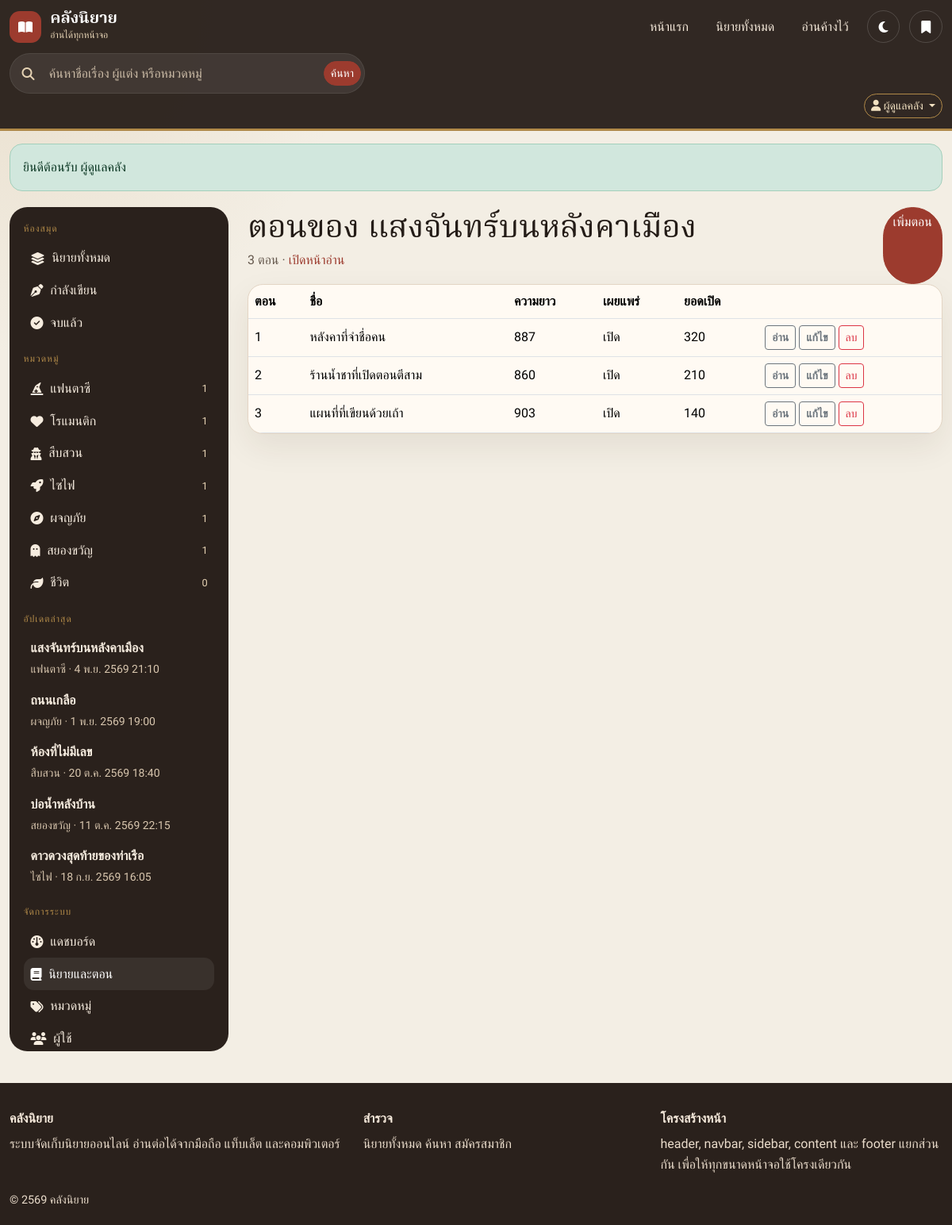
The app's page /index.php?page=admin-chapters&novel=1 (signed in) with its own data.
### tables this page shows
CREATE TABLE users (
    id INT UNSIGNED NOT NULL AUTO_INCREMENT,
    username VARCHAR(50) NOT NULL,
    email VARCHAR(120) NOT NULL,
    password_hash VARCHAR(255) NOT NULL,
    display_name VARCHAR(100) NOT NULL,
    role ENUM('admin', 'member') NOT NULL DEFAULT 'member',
    created_at DATETIME NOT NULL DEFAULT CURRENT_TIMESTAMP,
    updated_at DATETIME NOT NULL DEFAULT CURRENT_TIMESTAMP ON UPDATE CURRENT_TIMESTAMP,
    PRIMARY KEY (id),
    UNIQUE KEY uq_users_username (username),
    UNIQUE KEY uq_users_email (email)
);

CREATE TABLE categories (
    id INT UNSIGNED NOT NULL AUTO_INCREMENT,
    name VARCHAR(80) NOT NULL,
    slug VARCHAR(120) NOT NULL,
    description VARCHAR(255) NOT NULL DEFAULT '',
    icon VARCHAR(60) NOT NULL DEFAULT 'fa-book',
    sort_order INT NOT NULL DEFAULT 0,
    created_at DATETIME NOT NULL DEFAULT CURRENT_TIMESTAMP,
    PRIMARY KEY (id),
    UNIQUE KEY uq_categories_slug (slug)
);

CREATE TABLE novels (
    id INT UNSIGNED NOT NULL AUTO_INCREMENT,
    title VARCHAR(200) NOT NULL,
    slug VARCHAR(220) NOT NULL,
    author_name VARCHAR(120) NOT NULL,
    category_id INT UNSIGNED NOT NULL,
    synopsis TEXT NOT NULL,
    cover_image VARCHAR(255) DEFAULT NULL,
    status ENUM('ongoing', 'completed', 'hiatus') NOT NULL DEFAULT 'ongoing',
    is_published TINYINT(1) NOT NULL DEFAULT 1,
    view_count INT UNSIGNED NOT NULL DEFAULT 0,
    created_by INT UNSIGNED DEFAULT NULL,
    created_at DATETIME NOT NULL DEFAULT CURRENT_TIMESTAMP,
    updated_at DATETIME NOT NULL DEFAULT CURRENT_TIMESTAMP ON UPDATE CURRENT_TIMESTAMP,
    PRIMARY KEY (id),
    UNIQUE KEY uq_novels_slug (slug),
    KEY idx_novels_category (category_id),
    KEY idx_novels_pub_updated (is_published, updated_at),
    CONSTRAINT fk_novels_category FOREIGN KEY (category_id) REFERENCES categories (id) ON UPDATE CASCADE ON DELETE RESTRICT,
    CONSTRAINT fk_novels_user FOREIGN KEY (created_by) REFERENCES users (id) ON UPDATE CASCADE ON DELETE SET NULL
);

CREATE TABLE chapters (
    id INT UNSIGNED NOT NULL AUTO_INCREMENT,
    novel_id INT UNSIGNED NOT NULL,
    chapter_number INT UNSIGNED NOT NULL,
    title VARCHAR(200) NOT NULL,
    content LONGTEXT NOT NULL,
    is_published TINYINT(1) NOT NULL DEFAULT 1,
    view_count INT UNSIGNED NOT NULL DEFAULT 0,
    created_at DATETIME NOT NULL DEFAULT CURRENT_TIMESTAMP,
    updated_at DATETIME NOT NULL DEFAULT CURRENT_TIMESTAMP ON UPDATE CURRENT_TIMESTAMP,
    PRIMARY KEY (id),
    UNIQUE KEY uq_chapter_number (novel_id, chapter_number),
    CONSTRAINT fk_chapters_novel FOREIGN KEY (novel_id) REFERENCES novels (id) ON UPDATE CASCADE ON DELETE CASCADE
);

### includes/library.php (called while the page is built, shortened)
<?php
function novel_select_sql(): string
{
    return 'SELECT n.id, n.title, n.slug, n.author_name, n.category_id, n.synopsis, n.cover_image,
                   n.status, n.is_published, n.view_count, n.created_by, n.created_at, n.updated_at,
                   c.name AS category_name, c.slug AS category_slug, c.icon AS category_icon,
                   (SELECT COUNT(*) FROM chapters ch WHERE ch.novel_id = n.id AND ch.is_published = 1) AS chapter_count,
                   (SELECT COUNT(*) FROM chapters ch2 WHERE ch2.novel_id = n.id) AS chapter_total
            FROM novels n
            INNER JOIN categories c ON c.id = n.category_id';
}
function novel_filters(array $filters): array
{
    $where = [];
    $params = [];
    if (empty($filters['include_unpublished'])) {
        $where[] = 'n.is_published = 1';
    }
    if (!empty($filters['id'])) {
        $where[] = 'n.id = ?';
        $params[] = (int) $filters['id'];
    }
    $order = match ($filters['sort'] ?? 'new') {
        'popular' => 'n.view_count DESC, n.updated_at DESC',
        'title' => 'n.title ASC',
        'old' => 'n.created_at ASC',
        default => 'n.updated_at DESC',
    };
    return [$where, $params, $order];
}
function query_novels(array $filters, int $limit, int $offset = 0): array
{
    [$where, $params, $order] = novel_filters($filters);
    $limit = max(1, min(60, $limit));
    $offset = max(0, $offset);
    $sql = novel_select_sql()
        . ' WHERE ' . implode(' AND ', $where)
        . ' ORDER BY ' . $order
        . ' LIMIT ' . $limit . ' OFFSET ' . $offset;
    $stmt = db()->prepare($sql);
    $stmt->execute($params);
    return $stmt->fetchAll();
}
function find_novel(int $id, bool $includeUnpublished = true): ?array
{
    $rows = query_novels([
        'id' => $id,
        'include_unpublished' => $includeUnpublished,
    ], 1);
    return $rows[0] ?? null;
}
function categories_with_counts(): array
{
    $sql = 'SELECT c.*, COUNT(n.id) AS novel_count
            FROM categories c
            LEFT JOIN novels n ON n.category_id = c.id AND n.is_published = 1
            GROUP BY c.id
            ORDER BY c.sort_order ASC, c.name ASC';
    return db()->query($sql)->fetchAll();
}
function latest_novels(int $limit = 8): array
{
    return query_novels(['sort' => 'new'], $limit);
}
function chapters_of(int $novelId, bool $includeUnpublished = false): array
{
    $sql = 'SELECT id, novel_id, chapter_number, title, is_published, view_count, created_at, updated_at,
                   CHAR_LENGTH(content) AS content_length
            FROM chapters
            WHERE novel_id = ?';
    $sql .= ' ORDER BY chapter_number ASC';
    $stmt = db()->prepare($sql);
    $stmt->execute([$novelId]);
    return $stmt->fetchAll();
}

### config/config.php (called while the page is built, shortened)
<?php
return [
    'db' => [
        'host' => getenv('NOVEL_DB_HOST') ?: '127.0.0.1',
        'port' => (int) (getenv('NOVEL_DB_PORT') ?: 3306),
        'name' => getenv('NOVEL_DB_NAME') ?: 'novel_library',
        'user' => getenv('NOVEL_DB_USER') ?: 'novel_user',
        'pass' => getenv('NOVEL_DB_PASS') ?: 'NovelLib@2026',
        'charset' => 'utf8mb4',
    ],
    'app' => [
        'name' => 'คลังนิยาย',
        'tagline' => 'จัดเก็บ อ่าน และเปิดต่อได้บนมือถือ แท็บเล็ต และคอมพิวเตอร์',
        'timezone' => 'Asia/Bangkok',
        'session_name' => 'klangniyai',
        'debug' => false,
        'show_demo_accounts' => true,
        'per_page' => 9,
    ],
];

### includes/bootstrap.php (called while the page is built, shortened)
<?php
function app_config(): array
{
    static $config = null;
    if ($config === null) {
        $loaded = require APP_ROOT . '/config/config.php';
        $config = is_array($loaded) ? $loaded : [];
    }
    return $config;
}
$config = app_config();
require APP_ROOT . '/includes/functions.php';
require APP_ROOT . '/includes/library.php';

### content/admin/chapters.php (the view, shortened to what this page needs)
<?php
$novelId = (int) ($_GET['novel'] ?? 0);
$novel = find_novel($novelId, true);
$chapters = chapters_of($novelId, true);
?>
<div class="page-heading d-flex flex-wrap justify-content-between gap-3">
    <div>
        <h1>ตอนของ <?= e($novel['title']) ?></h1>
        <p><?= number_format(count($chapters)) ?> ตอน · <a href="<?= e(url('novel', ['slug' => $novel['slug']])) ?>">เปิดหน้าอ่าน</a></p>
    </div>
    <a class="btn btn-seal" href="<?= e(url('admin-chapter-form', ['novel' => $novelId])) ?>">เพิ่มตอน</a>
</div>
<?php if ($chapters === []): ?>
    <?php render_empty('fa-scroll', 'ยังไม่มีตอน', 'เพิ่มตอนแรกเพื่อให้ผู้อ่านเริ่มเรื่องได้'); ?>
<?php else: ?>
    <div class="table-responsive panel">
        <table class="table align-middle mb-0">
            <thead>
                <tr><th>ตอน</th><th>ชื่อ</th><th>ความยาว</th><th>เผยแพร่</th><th>ยอดเปิด</th><th></th></tr>
            </thead>
            <tbody>
                <?php foreach ($chapters as $chapter): ?>
                    <tr>
                        <td><?= number_format((int) $chapter['chapter_number']) ?></td>
                        <td><?= e($chapter['title']) ?></td>
                        <td><?= number_format((int) $chapter['content_length']) ?></td>
                        <td><?= (int) $chapter['is_published'] === 1 ? 'เปิด' : 'ฉบับร่าง' ?></td>
                        <td><?= number_format((int) $chapter['view_count']) ?></td>
                        <td>
                            <div class="d-flex flex-wrap gap-1">
                                <a class="btn btn-outline-secondary btn-sm" href="<?= e(url('read', ['slug' => $novel['slug'], 'chapter' => (int) $chapter['chapter_number']])) ?>">อ่าน</a>
                                <a class="btn btn-outline-secondary btn-sm" href="<?= e(url('admin-chapter-form', ['novel' => $novelId, 'id' => (int) $chapter['id']])) ?>">แก้ไข</a>
                                <form method="post" action="<?= e(url('admin-chapters', ['novel' => $novelId])) ?>" data-confirm="ลบตอนนี้หรือไม่" data-confirm-ok="ลบ">
                                    <button class="btn btn-outline-danger btn-sm" type="submit">ลบ</button>
                                </form>
                            </div>
                        </td>
                    </tr>
                <?php endforeach; ?>
            </tbody>
        </table>
    </div>
<?php endif; ?>

### includes/navbar.php (shortened to what this page needs)
<?php
$me = current_user();
$appName = (string) (app_config()['app']['name'] ?? 'คลังนิยาย');
$searchValue = ($page ?? '') === 'search' ? (string) ($_GET['q'] ?? '') : '';
?>
<header class="topbar sticky-top">
    <div class="container-xxl">
        <div class="topbar-row">
            <a class="brand" href="<?= e(url('home')) ?>">
                <span class="brand-mark" aria-hidden="true"><i class="fa-solid fa-book-open"></i></span>
                <span>
                    <strong><?= e($appName) ?></strong>
                    <small>อ่านได้ทุกหน้าจอ</small>
                </span>
            </a>
            <nav class="top-links d-none d-lg-flex" aria-label="เมนูหลัก">
                <a class="<?= ($page ?? '') === 'home' ? 'is-active' : '' ?>" href="<?= e(url('home')) ?>">หน้าแรก</a>
                <a class="<?= in_array(($page ?? ''), ['novels', 'novel', 'category'], true) ? 'is-active' : '' ?>" href="<?= e(url('novels')) ?>">นิยายทั้งหมด</a>
                <?php if ($me !== null): ?>
                    <a class="<?= ($page ?? '') === 'history' ? 'is-active' : '' ?>" href="<?= e(url('history')) ?>">อ่านค้างไว้</a>
                <?php endif; ?>
            </nav>
            <div class="top-tools">
                <button class="btn btn-nav" type="button" data-theme-toggle aria-label="สลับโหมดกลางวันและกลางคืน">
                    <i class="fa-solid fa-moon" aria-hidden="true"></i>
                </button>
                <?php if ($me !== null): ?>
                    <a class="btn btn-nav<?= ($page ?? '') === 'bookmarks' ? ' is-active' : '' ?>" href="<?= e(url('bookmarks')) ?>" aria-label="ชั้นหนังสือของฉัน">
                        <i class="fa-solid fa-bookmark" aria-hidden="true"></i>
                    </a>
                <?php endif; ?>
            </div>
        </div>
        <form class="nav-search" method="get" action="index.php" role="search">
            <i class="fa-solid fa-magnifying-glass" aria-hidden="true"></i>
            <input id="nav-q" type="search" name="q" value="<?= e($searchValue) ?>" placeholder="ค้นหาชื่อเรื่อง ผู้แต่ง หรือหมวดหมู่" maxlength="100">
            <button class="btn btn-seal btn-sm" type="submit">ค้นหา</button>
        </form>
        <div class="collapse d-lg-block" id="accountMenu">
            <div class="account-row">
                <?php if ($me === null): ?>
                    <a class="btn btn-outline-gold btn-sm" href="<?= e(url('register')) ?>">สมัครสมาชิก</a>
                    <a class="btn btn-seal btn-sm" href="<?= e(url('login')) ?>">เข้าสู่ระบบ</a>
                <?php else: ?>
                    <div class="dropdown">
                        <button class="btn btn-outline-gold btn-sm dropdown-toggle" type="button" data-bs-toggle="dropdown" aria-expanded="false">
                            <i class="fa-solid fa-user" aria-hidden="true"></i>
                            <?= e($me['display_name']) ?>
                        </button>
                    </div>
                <?php endif; ?>
            </div>
        </div>
    </div>
</header>

### includes/sidebar.php (shortened to what this page needs)
<?php
if (!isset($sidebarData)) {
    $sidebarData = [
        'categories' => categories_with_counts(),
        'latest' => latest_novels(5),
    ];
}
if (!function_exists('render_sidebar_menu')) {
    function render_sidebar_menu(array $sidebarData): void
    {
        global $page;
        $currentCategory = ($page ?? '') === 'category' ? (string) ($_GET['slug'] ?? '') : '';
        $status = ($page ?? '') === 'novels' ? (string) ($_GET['status'] ?? '') : '';
        $me = current_user();
        ?>
        <p class="sidebar-kicker">ห้องสมุด</p>
        <nav class="sidebar-nav" aria-label="ทางลัดในคลัง">
            <a class="<?= $status === '' && ($page ?? '') === 'novels' ? 'is-active' : '' ?>" href="<?= e(url('novels')) ?>">
                <i class="fa-solid fa-layer-group" aria-hidden="true"></i> นิยายทั้งหมด
            </a>
            <a class="<?= $status === 'ongoing' ? 'is-active' : '' ?>" href="<?= e(url('novels', ['status' => 'ongoing'])) ?>">
                <i class="fa-solid fa-pen-nib" aria-hidden="true"></i> กำลังเขียน
            </a>
            <a class="<?= $status === 'completed' ? 'is-active' : '' ?>" href="<?= e(url('novels', ['status' => 'completed'])) ?>">
                <i class="fa-solid fa-circle-check" aria-hidden="true"></i> จบแล้ว
            </a>
        </nav>
        <p class="sidebar-kicker">หมวดหมู่</p>
        <nav class="sidebar-nav" aria-label="หมวดหมู่">
            <?php foreach ($sidebarData['categories'] as $category): ?>
                <a class="<?= $currentCategory === $category['slug'] ? 'is-active' : '' ?>" href="<?= e(url('category', ['slug' => $category['slug']])) ?>">
                    <i class="<?= e(icon_class((string) $category['icon'])) ?>" aria-hidden="true"></i>
                    <span><?= e($category['name']) ?></span>
                    <em><?= number_format((int) $category['novel_count']) ?></em>
                </a>
            <?php endforeach; ?>
        </nav>
        <p class="sidebar-kicker">อัปเดตล่าสุด</p>
        <ul class="latest-list">
            <?php foreach ($sidebarData['latest'] as $novel): ?>
                <li>
                    <a href="<?= e(url('novel', ['slug' => $novel['slug']])) ?>">
                        <strong><?= e($novel['title']) ?></strong>
                        <small><?= e($novel['category_name']) ?> · <?= e(thai_datetime((string) $novel['updated_at'])) ?></small>
                    </a>
                </li>
            <?php endforeach; ?>
        </ul>
        <?php if ($me !== null && $me['role'] === 'admin'): ?>
            <p class="sidebar-kicker">จัดการระบบ</p>
            <nav class="sidebar-nav" aria-label="เมนูผู้ดูแล">
                <a class="<?= ($page ?? '') === 'admin' ? 'is-active' : '' ?>" href="<?= e(url('admin')) ?>"><i class="fa-solid fa-gauge"></i> แดชบอร์ด</a>
                <a class="<?= in_array(($page ?? ''), ['admin-novels', 'admin-novel-form', 'admin-chapters', 'admin-chapter-form'], true) ? 'is-active' : '' ?>" href="<?= e(url('admin-novels')) ?>"><i class="fa-solid fa-book"></i> นิยายและตอน</a>
                <a class="<?= ($page ?? '') === 'admin-categories' ? 'is-active' : '' ?>" href="<?= e(url('admin-categories')) ?>"><i class="fa-solid fa-tags"></i> หมวดหมู่</a>
                <a class="<?= ($page ?? '') === 'admin-users' ? 'is-active' : '' ?>" href="<?= e(url('admin-users')) ?>"><i class="fa-solid fa-users"></i> ผู้ใช้</a>
            </nav>
        <?php endif; ?>
        <?php
    }
}
$mode = $sidebarMode ?? 'desktop';
if ($mode === 'offcanvas'): ?>
    <div class="offcanvas offcanvas-start sidebar-offcanvas" tabindex="-1" id="sidebarOffcanvas" aria-labelledby="sidebarOffcanvasLabel">
        <div class="offcanvas-header">
            <h2 class="offcanvas-title" id="sidebarOffcanvasLabel">สารบัญคลัง</h2>
            <button type="button" class="btn-close btn-close-white" data-bs-dismiss="offcanvas" aria-label="ปิด"></button>
        </div>
        <div class="offcanvas-body">
            <?php render_sidebar_menu($sidebarData); ?>
        </div>
    </div>
<?php else: ?>
    <aside class="sidebar" aria-label="สารบัญ">
        <?php render_sidebar_menu($sidebarData); ?>
    </aside>
<?php endif; ?>

### records on screen
users: display_name "ผู้ดูแลคลัง"
categories: name "แฟนตาซี", novel_count "1"
categories: name "โรแมนติก", novel_count "1"
categories: name "สืบสวน", novel_count "1"
categories: name "ไซไฟ", novel_count "1"
categories: name "ผจญภัย", novel_count "1"
categories: name "สยองขวัญ", novel_count "1"
categories: name "ชีวิต", novel_count "0"
novels: title "แสงจันทร์บนหลังคาเมือง", category.name "แฟนตาซี", updated_at "4 พ.ย. 2569 21:10"
novels: title "ถนนเกลือ", category.name "ผจญภัย", updated_at "1 พ.ย. 2569 19:00"
novels: title "ห้องที่ไม่มีเลข", category.name "สืบสวน", updated_at "20 ต.ค. 2569 18:40"
novels: title "บ่อน้ำหลังบ้าน", category.name "สยองขวัญ", updated_at "11 ต.ค. 2569 22:15"
novels: title "ดาวดวงสุดท้ายของท่าเรือ", category.name "ไซไฟ", updated_at "18 ก.ย. 2569 16:05"
chapters: chapter_number "1", title "หลังคาที่จำชื่อคน", content_length "887", is_published "เปิด", view_count "320"
chapters: chapter_number "2", title "ร้านน้ำชาที่เปิดตอนตีสาม", content_length "860", is_published "เปิด", view_count "210"
chapters: chapter_number "3", title "แผนที่ที่เขียนด้วยเถ้า", content_length "903", is_published "เปิด", view_count "140"

### other values on screen
$appName "คลังนิยาย"
$flash['message'] "ยินดีต้อนรับ ผู้ดูแลคลัง"
count($chapters) "3"
